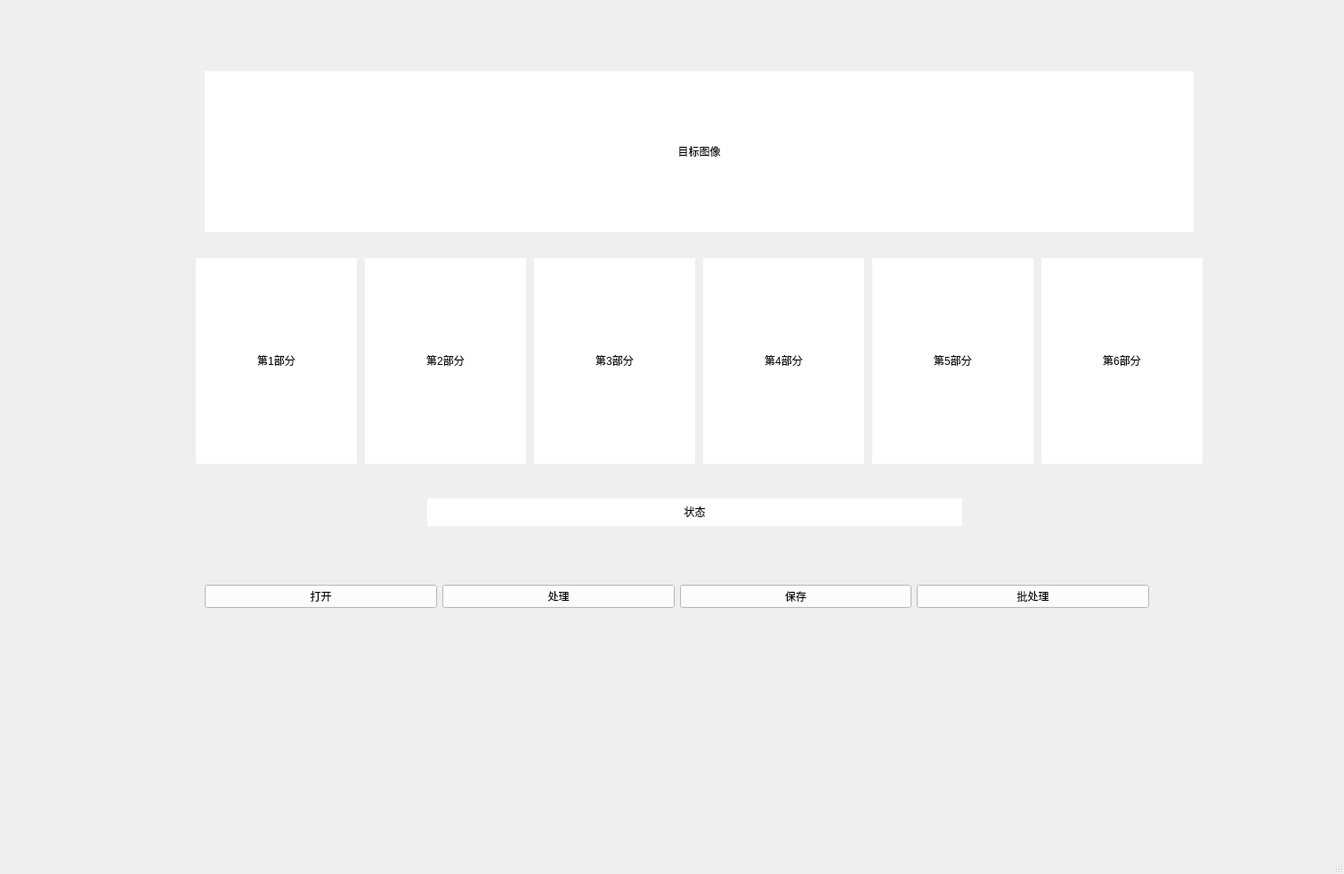
<?xml version="1.0" encoding="UTF-8"?>
<ui version="4.0">
 <class>MainWindow</class>
 <widget class="QMainWindow" name="MainWindow">
  <property name="enabled">
   <bool>true</bool>
  </property>
  <property name="geometry">
   <rect>
    <x>0</x>
    <y>0</y>
    <width>1510</width>
    <height>982</height>
   </rect>
  </property>
  <property name="windowTitle">
   <string>MainWindow</string>
  </property>
  <widget class="QWidget" name="centralwidget">
   <widget class="QLabel" name="label_0">
    <property name="geometry">
     <rect>
      <x>230</x>
      <y>80</y>
      <width>1111</width>
      <height>181</height>
     </rect>
    </property>
    <property name="styleSheet">
     <string notr="true">background-color: rgb(255, 255, 255);</string>
    </property>
    <property name="text">
     <string>&lt;html&gt;&lt;head/&gt;&lt;body&gt;&lt;p align=&quot;center&quot;&gt;目标图像&lt;/p&gt;&lt;/body&gt;&lt;/html&gt;</string>
    </property>
   </widget>
   <widget class="QWidget" name="layoutWidget">
    <property name="geometry">
     <rect>
      <x>230</x>
      <y>620</y>
      <width>1061</width>
      <height>101</height>
     </rect>
    </property>
    <layout class="QHBoxLayout" name="horizontalLayout">
     <item>
      <widget class="QPushButton" name="btnOpen">
       <property name="styleSheet">
        <string notr="true">background-color: rgb(255, 255, 255);</string>
       </property>
       <property name="text">
        <string>打开</string>
       </property>
      </widget>
     </item>
     <item>
      <widget class="QPushButton" name="btnProcess">
       <property name="styleSheet">
        <string notr="true">background-color: rgb(255, 255, 255);</string>
       </property>
       <property name="text">
        <string>处理</string>
       </property>
      </widget>
     </item>
     <item>
      <widget class="QPushButton" name="btnSave">
       <property name="styleSheet">
        <string notr="true">background-color: rgb(255, 255, 255);</string>
       </property>
       <property name="text">
        <string>保存</string>
       </property>
      </widget>
     </item>
     <item>
      <widget class="QPushButton" name="btnBatch">
       <property name="styleSheet">
        <string notr="true">background-color: rgb(255, 255, 255);</string>
       </property>
       <property name="text">
        <string>批处理</string>
       </property>
      </widget>
     </item>
    </layout>
   </widget>
   <widget class="QLabel" name="label_3">
    <property name="geometry">
     <rect>
      <x>600</x>
      <y>290</y>
      <width>181</width>
      <height>231</height>
     </rect>
    </property>
    <property name="styleSheet">
     <string notr="true">background-color: rgb(255, 255, 255);</string>
    </property>
    <property name="text">
     <string>&lt;html&gt;&lt;head/&gt;&lt;body&gt;&lt;p align=&quot;center&quot;&gt;第3部分&lt;/p&gt;&lt;/body&gt;&lt;/html&gt;</string>
    </property>
   </widget>
   <widget class="QLabel" name="label_5">
    <property name="geometry">
     <rect>
      <x>980</x>
      <y>290</y>
      <width>181</width>
      <height>231</height>
     </rect>
    </property>
    <property name="styleSheet">
     <string notr="true">background-color: rgb(255, 255, 255);</string>
    </property>
    <property name="text">
     <string>&lt;html&gt;&lt;head/&gt;&lt;body&gt;&lt;p align=&quot;center&quot;&gt;第5部分&lt;/p&gt;&lt;/body&gt;&lt;/html&gt;</string>
    </property>
   </widget>
   <widget class="QLabel" name="label_1">
    <property name="geometry">
     <rect>
      <x>220</x>
      <y>290</y>
      <width>181</width>
      <height>231</height>
     </rect>
    </property>
    <property name="styleSheet">
     <string notr="true">
background-color: rgb(255, 255, 255);</string>
    </property>
    <property name="text">
     <string>&lt;!DOCTYPE HTML PUBLIC &quot;-//W3C//DTD HTML 4.0//EN&quot; &quot;http://www.w3.org/TR/REC-html40/strict.dtd&quot;&gt;
&lt;html&gt;&lt;head&gt;&lt;meta name=&quot;qrichtext&quot; content=&quot;1&quot; /&gt;&lt;style type=&quot;text/css&quot;&gt;
p, li { white-space: pre-wrap; }
&lt;/style&gt;&lt;/head&gt;&lt;body style=&quot; font-family:'SimSun'; font-size:9pt; font-weight:400; font-style:normal;&quot;&gt;
&lt;p align=&quot;center&quot; style=&quot; margin-top:0px; margin-bottom:0px; margin-left:0px; margin-right:0px; -qt-block-indent:0; text-indent:0px;&quot;&gt;第1部分&lt;/p&gt;&lt;/body&gt;&lt;/html&gt;</string>
    </property>
   </widget>
   <widget class="QLabel" name="label_2">
    <property name="geometry">
     <rect>
      <x>410</x>
      <y>290</y>
      <width>181</width>
      <height>231</height>
     </rect>
    </property>
    <property name="styleSheet">
     <string notr="true">background-color: rgb(255, 255, 255);</string>
    </property>
    <property name="text">
     <string>&lt;html&gt;&lt;head/&gt;&lt;body&gt;&lt;p align=&quot;center&quot;&gt;第2部分&lt;/p&gt;&lt;/body&gt;&lt;/html&gt;</string>
    </property>
   </widget>
   <widget class="QLabel" name="label_4">
    <property name="geometry">
     <rect>
      <x>790</x>
      <y>290</y>
      <width>181</width>
      <height>231</height>
     </rect>
    </property>
    <property name="styleSheet">
     <string notr="true">background-color: rgb(255, 255, 255);</string>
    </property>
    <property name="text">
     <string>&lt;html&gt;&lt;head/&gt;&lt;body&gt;&lt;p align=&quot;center&quot;&gt;第4部分&lt;/p&gt;&lt;/body&gt;&lt;/html&gt;</string>
    </property>
   </widget>
   <widget class="QLabel" name="label_6">
    <property name="geometry">
     <rect>
      <x>1170</x>
      <y>290</y>
      <width>181</width>
      <height>231</height>
     </rect>
    </property>
    <property name="styleSheet">
     <string notr="true">background-color: rgb(255, 255, 255);</string>
    </property>
    <property name="text">
     <string>&lt;html&gt;&lt;head/&gt;&lt;body&gt;&lt;p align=&quot;center&quot;&gt;第6部分&lt;/p&gt;&lt;/body&gt;&lt;/html&gt;</string>
    </property>
   </widget>
   <widget class="QLabel" name="state">
    <property name="geometry">
     <rect>
      <x>480</x>
      <y>560</y>
      <width>601</width>
      <height>31</height>
     </rect>
    </property>
    <property name="styleSheet">
     <string notr="true">background-color: rgb(255, 255, 255);</string>
    </property>
    <property name="text">
     <string>&lt;html&gt;&lt;head/&gt;&lt;body&gt;&lt;p align=&quot;center&quot;&gt;状态&lt;/p&gt;&lt;/body&gt;&lt;/html&gt;</string>
    </property>
   </widget>
  </widget>
  <widget class="QStatusBar" name="statusbar"/>
 </widget>
 <resources/>
 <connections/>
</ui>
